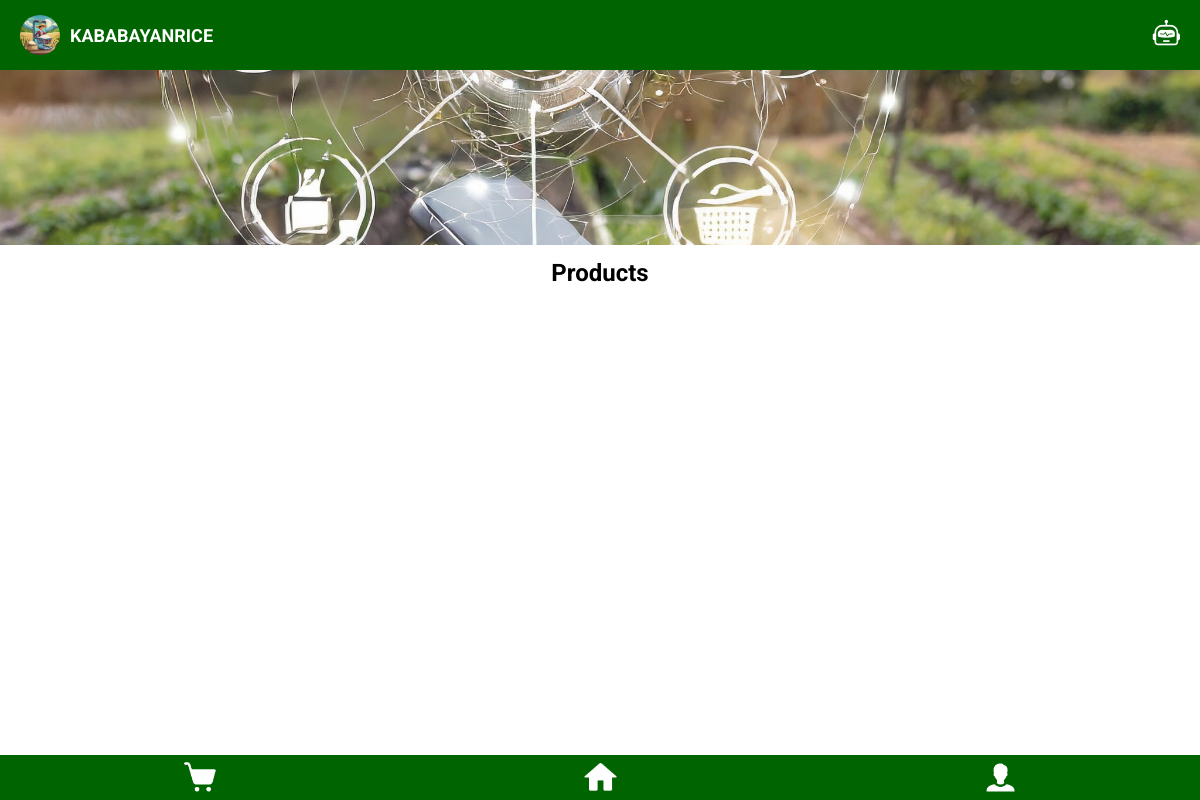
/home/, run on an earlier commit of the app's database.
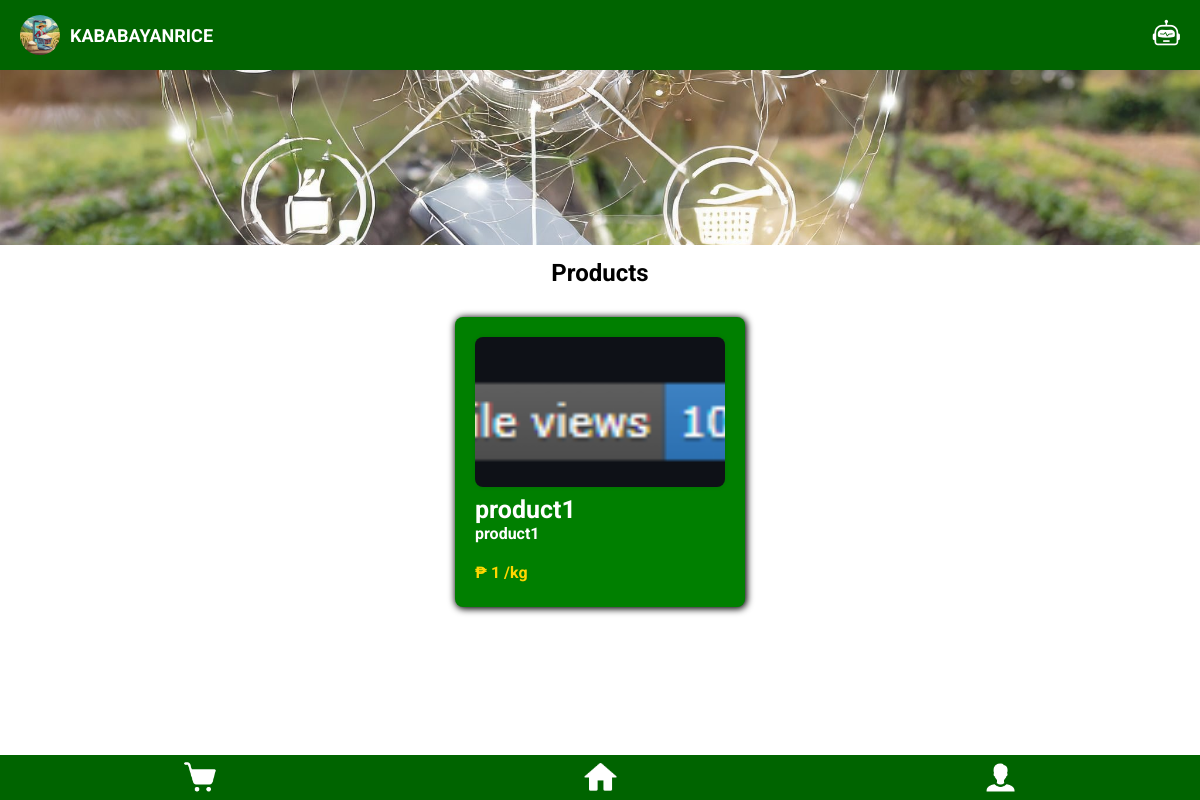
And on a later commit of the database.
### ecommerce_app/models.py (models this page shows, shortened)
class Product(models.Model):
    account = models.ForeignKey(User, on_delete=models.SET_NULL, blank=True, null=True)
    product_picture = models.ImageField(upload_to="product_pictures/", null=True, blank=True)
    product_name = models.CharField(max_length=255, default='', blank=False)
    product_price = models.IntegerField(blank=False)
    product_origin = models.CharField(max_length=255, default='', blank=False)
    product_description = models.CharField(max_length=510, default='', blank=False)

### ecommerce_app/views.py (the view)
# urls.py: path("home/", views.home_page, name="home"),
def home_page(request):
    products = Product.objects.all()
    return render(request, 'Home/Home.html', {'products': products })

### ecommerce_app/templates/Home/Home.html
{% extends "Home/navbarAndfooter.html" %}
{% load static %}
{% block NavbarAndFooter %}
    {{ block.super }}
    <div>
        <img src="{% static 'images/cover.jpg' %}" alt="Product1" id="Picture"/>
        <h1 class="home-title">Products</h1>
        <div id="Products">
            <div class="all-products">
                {% for product in products %}
                    <a href="{% url 'productpage' pk=product.pk %}">
                        <div class="product">
                            {% if product.product_picture %}
                                <img class="try" src="{{ product.product_picture.url }}" alt="Product Image">
                            {% else %}
                                <p>No image available</p>
                            {% endif %}
                            <h2><b>{{ product.product_name }}<b></h2>
                            <p class="origin"><b>{{ product.product_origin }}<b></p>
                            <p class="price"><b>₱ {{ product.product_price }} /kg<b></p>
                        </div>
                    </a>
                {% endfor %}
            </div>
        </div>
    </div>
{% endblock %}

What changed in the data, as far as the page shows it:
added Product: product_picture (picture), product_name "product1", product_origin "product1", product_price "1"
